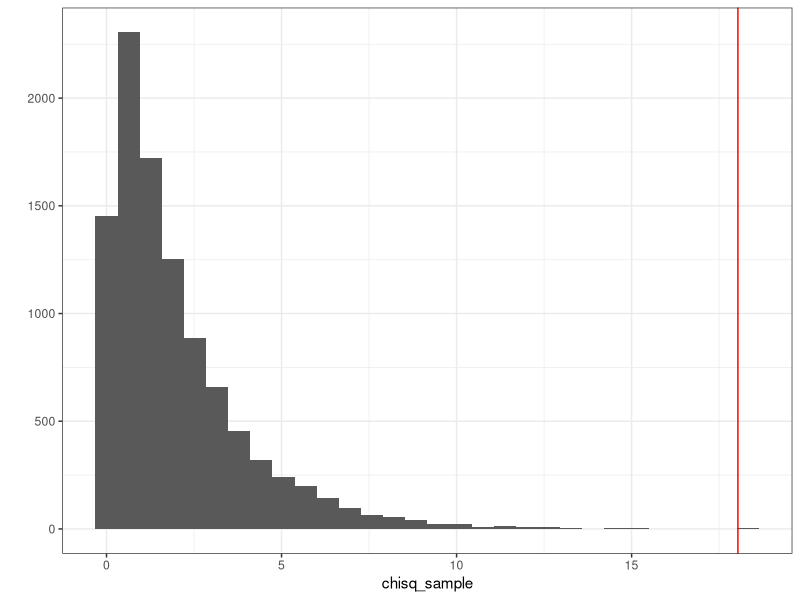
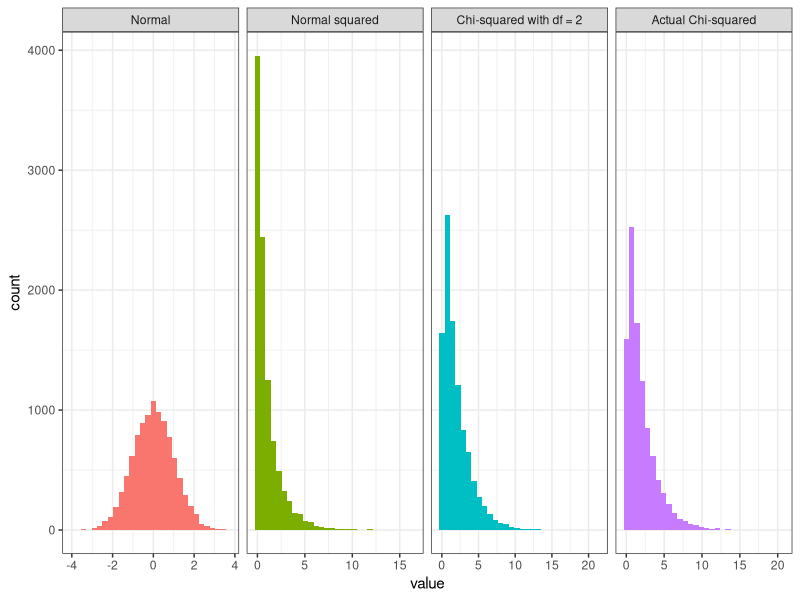
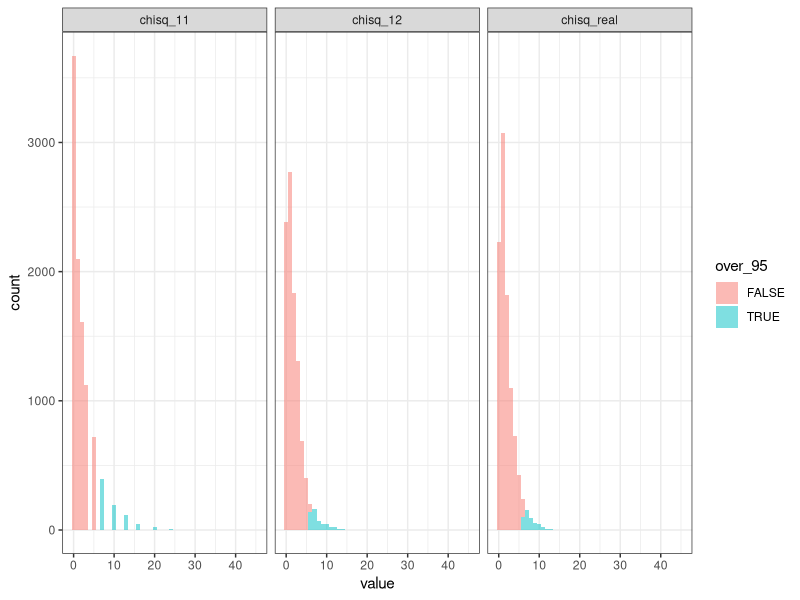

These charts were generated, in order, by the following R code:
## ---- chunk 1

library(tidyverse)

observed <- table(mtcars$cyl, mtcars$gear)

observed %>% knitr::kable()

## ---- chunk 2

cyl_summary <- mtcars %>% count(cyl) %>% mutate(Proportion = prop.table(n))

cyl_summary %>% knitr::kable()

## ---- chunk 3

gear_summary <- mtcars %>% count(gear) %>% mutate(Proportion = prop.table(n)) 

gear_summary %>% knitr::kable()

## ---- chunk 4

tbl_prop <- cyl_summary$Proportion %o% gear_summary$Proportion
rownames(tbl_prop) <- c(4,6,8)
colnames(tbl_prop) <- c(3,4,5)

tbl_prop %>% knitr::kable()

## ---- chunk 5

expected <- tbl_prop*sum(observed)

expected %>% knitr::kable()

## ---- chunk 6

(observed-expected) %>% knitr::kable()

## ---- chunk 7

(observed-expected)^2 %>% knitr::kable()

## ---- chunk 8

((observed-expected)^2/expected) %>% knitr::kable()

## ---- chunk 9

chisq_rs <- sum((observed-expected)^2/expected)
print(chisq_rs)

## ---- chunk 10

chisq_sample <- rchisq(10000, 2)

qplot(chisq_sample) + geom_vline(xintercept = chisq_rs, color = "red") + theme_bw()

chisq_ecdf <- ecdf(chisq_sample)
chisq_percentile <- chisq_ecdf(chisq_rs)

## ---- chunk 11

rs <- chisq.test(observed)
rs

## ---- chunk 12

df <- tibble(`Normal` = rnorm(10000, mean = 0, sd = 1),
             `Normal squared` = Normal^2,
             `Actual Chi-squared` = rchisq(10000,2),
             `Chi-squared with df = 2` = `Normal squared` + rnorm(10000, mean = 0, sd = 1)^2) %>%
  gather(key = "distribution", value = "value") %>% 
  mutate(distribution = factor(distribution, levels = c("Normal","Normal squared","Chi-squared with df = 2","Actual Chi-squared")))

ggplot(df, aes(x = value, fill = distribution)) + 
  geom_histogram() + 
  facet_grid(~distribution, scales = "free_x") + 
  guides(fill = FALSE) + 
  theme_bw()


## ---- chunk 13

df <- tibble(
  pois_1 = rpois(10000, 10),
  pois_2 = rpois(10000, 10),
  chisq_real = rchisq(10000, df = 2)
  ) %>% 
  mutate(pois_1 = (pois_1-mean(pois_1))/sd(pois_1),
         pois_2 = (pois_2-mean(pois_2))/sd(pois_2)) %>% 
  mutate(chisq_11 = pois_1^2+pois_1^2,
         chisq_12 = pois_1^2+pois_2^2) %>% 
  select(contains("chisq_")) %>% 
  gather(key = "distribution", value = "value") %>%
  mutate(over_95 = value > qchisq(.95, df=2))

ggplot(df, aes(x = value, fill = over_95)) + 
  geom_histogram(alpha = 0.5, binwidth = 1) + 
  facet_grid(~distribution) + 
  theme_bw()

## ---- chunk 14

df %>% 
  group_by(distribution) %>% 
  summarise(over_95 = mean(over_95)) %>% 
  knitr::kable()

